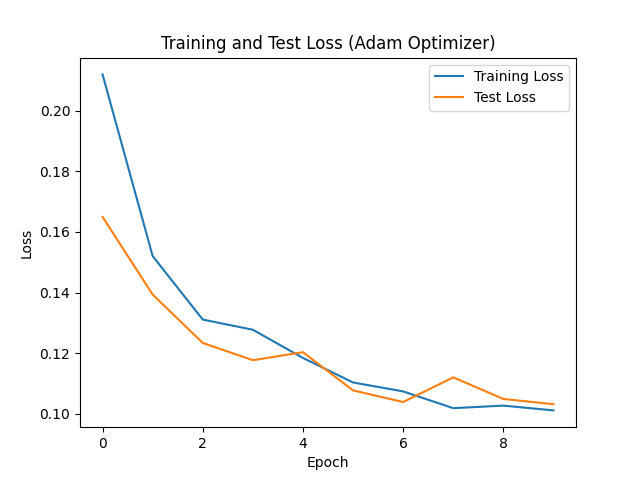

Write the Python code that produced this figure.
import numpy as np
import matplotlib.pyplot as plt
from sklearn.datasets import fetch_openml
from sklearn.model_selection import train_test_split
from sklearn.preprocessing import LabelBinarizer
import time
import torch
import torch.nn as nn
import torch.optim as optim

# Load MNIST dataset
mnist = fetch_openml("mnist_784", version=1, as_frame=False, parser='auto')
X = mnist.data.astype('float32')
y = mnist.target.astype('int')

# Select a subset of the data (10% or 25%)
X_subset, _, y_subset, _ = train_test_split(X, y, test_size=0.9, random_state=42)

# Further split the subset for training and testing
X_train, X_test, y_train, y_test = train_test_split(X_subset, y_subset, test_size=0.2, random_state=42)

# Convert labels to one-hot encoding
label_binarizer = LabelBinarizer()
y_train_one_hot = label_binarizer.fit_transform(y_train)
y_test_one_hot = label_binarizer.transform(y_test)

# Convert data to PyTorch tensors
X_train_tensor = torch.tensor(X_train)
y_train_tensor = torch.tensor(y_train_one_hot, dtype=torch.float32)
X_test_tensor = torch.tensor(X_test)
y_test_tensor = torch.tensor(y_test_one_hot, dtype=torch.float32)

# Define a simple neural network model using PyTorch
class NeuralNetwork(nn.Module):
    def __init__(self):
        super(NeuralNetwork, self).__init__()
        self.fc1 = nn.Linear(784, 50)
        self.fc2 = nn.Linear(50, 10)

    def forward(self, x):
        x = torch.tanh(self.fc1(x))
        x = self.fc2(x)
        return torch.softmax(x, dim=1)

# Train the model
def train_model_adam(model, criterion, optimizer, num_epochs=10):
    train_losses = []
    test_losses = []
    start_time = time.time()
    for epoch in range(num_epochs):
        epoch_train_loss = 0.0
        epoch_test_loss = 0.0
        model.train()
        for i in range(len(X_train_tensor)):
            optimizer.zero_grad()
            output = model(X_train_tensor[i].unsqueeze(0))
            loss = criterion(output, y_train_tensor[i].unsqueeze(0))
            loss.backward()
            optimizer.step()
            epoch_train_loss += loss.item()
        train_losses.append(epoch_train_loss / len(X_train_tensor))

        # Evaluate on test set
        model.eval()
        with torch.no_grad():
            outputs = model(X_test_tensor)
            loss = criterion(outputs, y_test_tensor)
            epoch_test_loss = loss.item()
        test_losses.append(epoch_test_loss)

        print(f"Epoch {epoch+1}/{num_epochs}, Train Loss: {train_losses[-1]}, Test Loss: {test_losses[-1]}")

    end_time = time.time()
    training_time = end_time - start_time
    print(f"Training Time: {training_time} seconds")
    return train_losses, test_losses

# Initialize the model, loss function, and optimizer with Adam optimizer
model_adam = NeuralNetwork()
criterion_adam = nn.BCELoss()
optimizer_adam = optim.Adam(model_adam.parameters(), lr=0.001)

# Train the model with Adam optimizer
train_losses_adam, test_losses_adam = train_model_adam(model_adam, criterion_adam, optimizer_adam, num_epochs=10)

# Plot the loss curves
plt.plot(train_losses_adam, label='Training Loss')
plt.plot(test_losses_adam, label='Test Loss')
plt.title('Training and Test Loss (Adam Optimizer)')
plt.xlabel('Epoch')
plt.ylabel('Loss')
plt.legend()
plt.show()
